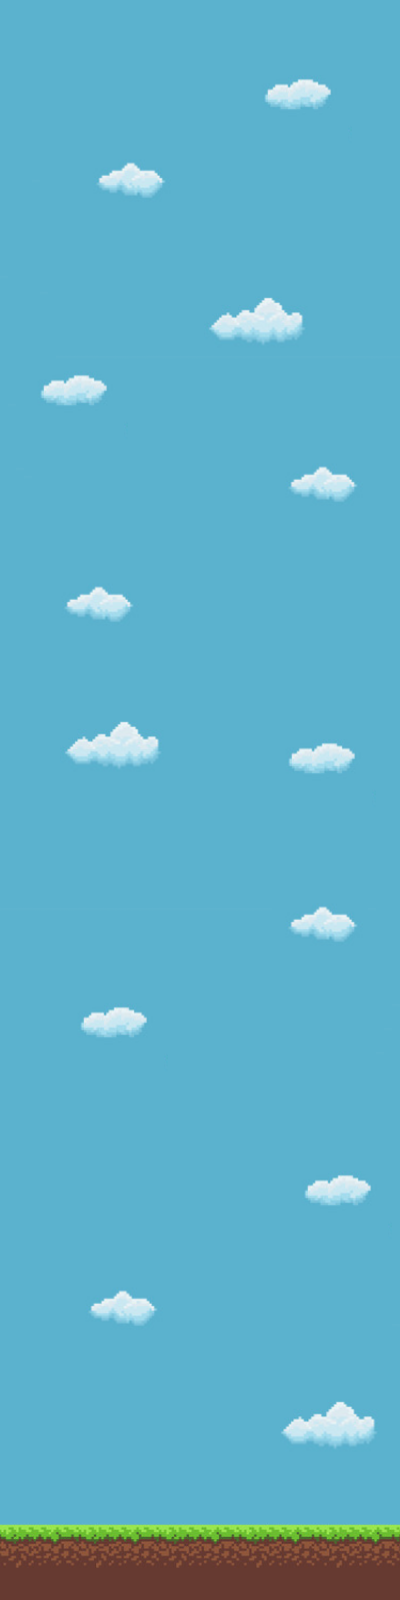

Below is a game level as drawn by its tile map, then a one-line description and the .tmx that defines it (tile-layer data replaced by summaries):
An orthogonal 50x200 tile map with 8x8 px tiles, 2 tile layers (Fondo, Graficos) and 1 object.

<map version="1.10" tiledversion="1.11.0" orientation="orthogonal" renderorder="right-down" width="50" height="200" tilewidth="8" tileheight="8" infinite="0" nextlayerid="4" nextobjectid="9">
 <tileset firstgid="1" source="fondo.tsx" />
 <layer id="1" name="Fondo" width="50" height="200">
  <data>[10000 cells, 10000 non-empty, 659 distinct tile ids]</data>
 </layer>
 <layer id="3" name="Graficos" width="50" height="200">
  <data>[10000 cells, 500 non-empty, 351 distinct tile ids]</data>
 </layer>
 <objectgroup id="2" name="Suelo">
  <object id="3" x="1" y="1526" width="400" height="73" />
 </objectgroup>
</map>